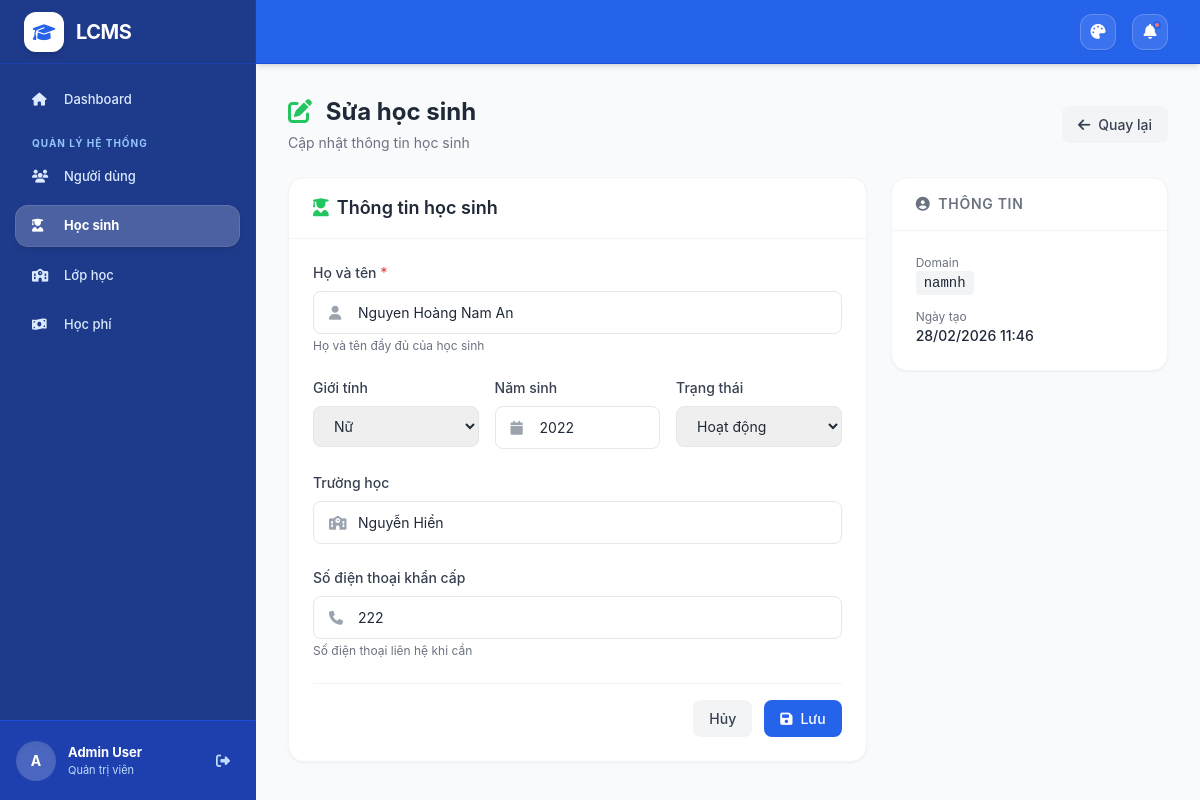
The app's page /students/5/edit/ (signed in) with its own data.
### accounts/models.py (models this page shows, shortened)
class User(AbstractUser):
    ROLE_CHOICES = [
        ("admin", "Quản trị viên"),
        ("teacher", "Giáo viên"),
        ("assistant", "Trợ giảng"),
        ("parent", "Phụ huynh"),
    ]
    GENDER_CHOICES = [
        ("male", "Nam"),
        ("female", "Nữ"),
        ("other", "Khác"),
    ]
    domain = models.CharField(max_length=100, unique=True, blank=True)
    gender = models.CharField(max_length=10, choices=GENDER_CHOICES, blank=True)
    phone = models.CharField(max_length=20, blank=True)
    email = models.EmailField(blank=True)
    role = models.CharField(max_length=20, choices=ROLE_CHOICES, default="teacher")
    class Meta:
        db_table = "users"
        ordering = ["-date_joined"]

### students/models.py (models this page shows, shortened)
class Student(models.Model):
    GENDER_CHOICES = [
        ("male", "Nam"),
        ("female", "Nữ"),
        ("other", "Khác"),
    ]
    STATUS_CHOICES = [
        ("active", "Hoạt động"),
        ("inactive", "Không hoạt động"),
        ("deleted", "Đã xóa"),
    ]
    domain = models.CharField(max_length=100, unique=True, blank=True)
    full_name = models.CharField(max_length=200)
    gender = models.CharField(max_length=10, choices=GENDER_CHOICES, blank=True)
    birth_year = models.PositiveIntegerField(null=True, blank=True, help_text="Năm sinh")
    school = models.CharField(max_length=200, blank=True, help_text="Trường học")
    emergency_call = models.CharField(max_length=20, blank=True)
    status = models.CharField(max_length=20, choices=STATUS_CHOICES, default="active")
    deleted_at = models.DateTimeField(null=True, blank=True)
    restored_at = models.DateTimeField(null=True, blank=True)
    created_at = models.DateTimeField(auto_now_add=True)
    updated_at = models.DateTimeField(auto_now=True)
    class Meta:
        db_table = "students"
        ordering = ["-created_at"]

### students/views.py (the view, shortened to what this page needs)
# urls.py: path('students/<int:student_id>/edit/', views.student_edit, name='edit'),
@login_required
def student_edit(request, student_id):
    if request.user.role != 'admin':
        messages.error(request, 'Bạn không có quyền truy cập trang này.')
        return redirect('dashboard')
    student = get_object_or_404(Student, id=student_id)
    return render(request, 'students/form.html', {'student': student})

### templates/students/form.html (shortened to what this page needs)
{% extends "base.html" %}
{% block content %}
<div class="fade-in">
    <div class="flex flex-col sm:flex-row sm:items-center sm:justify-between gap-4 mb-6">
        <div>
            <h1 class="text-2xl font-bold text-gray-800">
                <i class="fas fa-{% if student %}edit{% else %}plus{% endif %} text-green-500 mr-2"></i>
                {% if student %}Sửa{% else %}Thêm{% endif %} học sinh
            </h1>
            <p class="text-gray-500 mt-1">{% if student %}Cập nhật thông tin học sinh{% else %}Tạo học sinh mới{% endif %}</p>
        </div>
        <a href="{% url 'students:list' %}"
           hx-get="{% url 'students:list' %}"
           hx-target="#main-content" hx-select="#main-content" hx-swap="outerHTML"
           hx-push-url="true"
           class="btn-secondary inline-flex items-center gap-2">
            <i class="fas fa-arrow-left"></i> Quay lại
        </a>
    </div>
    <div class="grid grid-cols-1 lg:grid-cols-3 gap-6">
        <div class="lg:col-span-2">
            <div class="card">
                <div class="px-6 py-4 border-b border-gray-100">
                    <h3 class="text-lg font-semibold text-gray-800">
                        <i class="fas fa-user-graduate text-green-500 mr-2"></i>Thông tin học sinh
                    </h3>
                </div>
                <div class="p-6">
                    <form method="post">
                        <div class="mb-6">
                            <label class="block text-sm font-medium text-gray-700 mb-2">Họ và tên <span class="text-red-500">*</span></label>
                            <div class="relative">
                                <i class="fas fa-user absolute left-4 top-1/2 -translate-y-1/2 text-gray-400"></i>
                                <input type="text" name="full_name" class="input-field !pl-11"
                                       value="{{ student.full_name|default:'' }}" required
                                       placeholder="VD: Nguyễn Văn Nam">
                            </div>
                            <p class="text-xs text-gray-500 mt-1">Họ và tên đầy đủ của học sinh</p>
                        </div>
                        <div class="grid grid-cols-1 md:grid-cols-3 gap-4 mb-6">
                            <div>
                                <label class="block text-sm font-medium text-gray-700 mb-2">Giới tính</label>
                                <select name="gender" class="input-field">
                                    <option value="female" {% if student.gender == 'female' %}selected{% endif %}>Nữ</option>
                                </select>
                            </div>
                            <div>
                                <label class="block text-sm font-medium text-gray-700 mb-2">Năm sinh</label>
                                <div class="relative">
                                    <i class="fas fa-calendar absolute left-4 top-1/2 -translate-y-1/2 text-gray-400"></i>
                                    <input type="number" name="birth_year" class="input-field !pl-11"
                                           value="{{ student.birth_year|default:'' }}"
                                           placeholder="VD: 2010" min="2000" max="2030">
                                </div>
                            </div>
                            <div>
                                <label class="block text-sm font-medium text-gray-700 mb-2">Trạng thái</label>
                                <select name="status" class="input-field">
                                    <option value="active" {% if student.status == 'active' %}selected{% endif %}>Hoạt động</option>
                                </select>
                            </div>
                        </div>
                        <div class="mb-6">
                            <label class="block text-sm font-medium text-gray-700 mb-2">Trường học</label>
                            <div class="relative">
                                <i class="fas fa-school absolute left-4 top-1/2 -translate-y-1/2 text-gray-400"></i>
                                <input type="text" name="school" class="input-field !pl-11"
                                       value="{{ student.school|default:'' }}"
                                       placeholder="VD: THPT Chuyên Nguyễn Tất Thành">
                            </div>
                        </div>
                        <div class="mb-6">
                            <label class="block text-sm font-medium text-gray-700 mb-2">Số điện thoại khẩn cấp</label>
                            <div class="relative">
                                <i class="fas fa-phone absolute left-4 top-1/2 -translate-y-1/2 text-gray-400"></i>
                                <input type="text" name="emergency_call" class="input-field !pl-11"
                                       value="{{ student.emergency_call|default:'' }}"
                                       placeholder="0123456789">
                            </div>
                            <p class="text-xs text-gray-500 mt-1">Số điện thoại liên hệ khi cần</p>
                        </div>
                        <div class="flex justify-end gap-3 pt-4 border-t border-gray-100">
                            <a href="{% url 'students:list' %}"
                               hx-get="{% url 'students:list' %}"
                               hx-target="#main-content" hx-select="#main-content" hx-swap="outerHTML"
                               hx-push-url="true"
                               class="btn-secondary px-6 py-2.5">Hủy</a>
                            <button type="submit" class="btn-primary px-6 py-2.5">
                                <i class="fas fa-save mr-2"></i>Lưu
                            </button>
                        </div>
                    </form>
                </div>
            </div>
        </div>
        <div class="space-y-6">
            {% if student %}
            <div class="card">
                <div class="px-6 py-4 border-b border-gray-100">
                    <h3 class="text-sm font-semibold text-gray-500 uppercase tracking-wider">
                        <i class="fas fa-user-circle mr-2"></i>Thông tin
                    </h3>
                </div>
                <div class="p-6 space-y-4">
                    <div>
                        <p class="text-xs text-gray-500">Domain</p>
                        <code class="px-2 py-1 bg-gray-100 rounded text-sm">{{ student.domain }}</code>
                    </div>
                    <div>
                        <p class="text-xs text-gray-500">Ngày tạo</p>
                        <p class="font-medium">{{ student.created_at|date:"d/m/Y H:i" }}</p>
                    </div>
                </div>
            </div>
            {% endif %}
        </div>
    </div>
</div>
{% endblock %}

### templates/base.html (shortened to what this page needs)
<!DOCTYPE html>
<html lang="vi" class="h-full">
<head>
    <script src="https://cdn.tailwindcss.com"></script>
    <link rel="stylesheet" href="https://cdnjs.cloudflare.com/ajax/libs/font-awesome/6.4.0/css/all.min.css">
</head>
<body class="h-full bg-gray-50 text-gray-800 text-[14px]" x-data="appData()">
    {% if user.is_authenticated %}
    <div class="h-full flex overflow-hidden">
        <aside
            class="fixed inset-y-0 left-0 z-50 w-64 bg-primary-900 border-r border-primary-800 transform transition-transform duration-300 lg:translate-x-0 flex flex-col"
            :class="sidebarOpen ? 'translate-x-0' : '-translate-x-full'"
        >
            <div class="h-16 flex items-center gap-3 px-6 border-b border-primary-800 bg-primary-900">
                <div class="w-10 h-10 bg-white rounded-xl flex items-center justify-center shadow-md">
                    <i class="fas fa-graduation-cap text-primary-600 text-lg"></i>
                </div>
                <span class="text-white text-xl font-bold tracking-tight">LCMS</span>
            </div>
            <nav class="flex-1 overflow-y-auto p-4 custom-scrollbar">
                <div class="sidebar-group">
                    <div class="space-y-2.5">
                        <a href="{% url 'dashboard' %}"
                           class="sidebar-link {% if request.resolver_match.url_name == 'dashboard' %}active{% endif %}"
                           hx-get="{% url 'dashboard' %}"
                           hx-target="#main-content" hx-select="#main-content" hx-swap="outerHTML"
                           hx-push-url="true">
                            <i class="fas fa-home w-5"></i>
                            <span>Dashboard</span>
                        </a>
                    </div>
                </div>
                {% if user.role == 'admin' %}
                <div class="sidebar-group">
                    <div class="sidebar-group-title">Quản lý hệ thống</div>
                    <div class="space-y-2.5">
                        <a href="{% url 'users:list' %}"
                           class="sidebar-link {% if 'users' in request.path %}active{% endif %}"
                           hx-get="{% url 'users:list' %}"
                           hx-target="#main-content" hx-select="#main-content" hx-swap="outerHTML"
                           hx-push-url="true">
                            <i class="fas fa-users w-5"></i>
                            <span>Người dùng</span>
                        </a>
                        <a href="{% url 'students:list' %}"
                           class="sidebar-link {% if 'students' in request.path and 'my-children' not in request.path %}active{% endif %}"
                           hx-get="{% url 'students:list' %}"
                           hx-target="#main-content" hx-select="#main-content" hx-swap="outerHTML"
                           hx-push-url="true">
                            <i class="fas fa-user-graduate w-5"></i>
                            <span>Học sinh</span>
                        </a>
                        <a href="{% url 'classes:list' %}"
                           class="sidebar-link {% if request.path == '/classes/' %}active{% endif %}"
                           hx-get="{% url 'classes:list' %}"
                           hx-target="#main-content" hx-select="#main-content" hx-swap="outerHTML"
                           hx-push-url="true">
                            <i class="fas fa-school w-5"></i>
                            <span>Lớp học</span>
                        </a>
                        <a href="{% url 'payments:tuition_list' %}"
                           class="sidebar-link {% if 'tuitions' in request.path %}active{% endif %}"
                           hx-get="{% url 'payments:tuition_list' %}"
                           hx-target="#main-content" hx-select="#main-content" hx-swap="outerHTML"
                           hx-push-url="true">
                            <i class="fas fa-money-bill-wave w-5"></i>
                            <span>Học phí</span>
                        </a>
                    </div>
                </div>
                {% endif %}
            </nav>
            <div class="h-20 bg-primary-800 border-t border-primary-700 px-4 flex items-center gap-3">
                <div class="w-10 h-10 bg-white/20 text-white rounded-full flex items-center justify-center font-bold shadow-inner">
                    {{ user.first_name|default:user.username|make_list|first|upper }}
                </div>
                <div class="flex-1 min-w-0">
                    <p class="text-[13px] font-bold text-white truncate">{{ user.get_full_name|default:user.username }}</p>
                    <p class="text-[11px] text-primary-200 truncate">
                        {% if user.role == 'admin' %}Quản trị viên
                        {% elif user.role == 'teacher' %}Giáo viên
                        {% elif user.role == 'assistant' %}Trợ giảng
                        {% else %}Phụ huynh{% endif %}
                    </p>
                </div>
                <a href="{% url 'logout' %}" class="w-8 h-8 flex items-center justify-center rounded-lg text-primary-200 hover:text-white hover:bg-white/10 transition-colors" title="Đăng xuất">
                    <i class="fas fa-sign-out-alt"></i>
                </a>
            </div>
        </aside>
        <div class="flex-1 lg:ml-64 flex flex-col h-screen overflow-hidden">
            <header class="h-16 bg-primary-600 border-b border-primary-700 flex items-center justify-between px-4 lg:px-8 shrink-0 z-30 shadow-md">
                <div class="flex items-center gap-4">
                    <div class="relative" x-data="{ open: false }">
                        <button
                            @click="open = !open"
                            class="w-9 h-9 rounded-xl bg-white/10 border border-white/20 flex items-center justify-center text-white hover:bg-white/20 transition-colors shadow-sm"
                            title="Màu giao diện"
                        >
                            <i class="fas fa-palette text-[15px]"></i>
                        </button>
                    </div>
                    <button class="relative w-9 h-9 rounded-xl bg-white/10 border border-white/20 flex items-center justify-center text-white hover:bg-white/20 transition-colors shadow-sm">
                        <i class="fas fa-bell text-[15px]"></i>
                        <span class="absolute top-[6px] right-[6px] w-[8px] h-[8px] bg-red-400 border-2 border-primary-600 rounded-full"></span>
                    </button>
                </div>
            </header>
            <main id="main-content" class="flex-1 overflow-y-auto bg-gray-50 p-4 lg:p-8 custom-scrollbar">
                {% block content %}{% endblock %}
            </main>
        </div>
    </div>
    {% else %}
    {% block login_content %}{% endblock %}
    {% endif %}
</body>
</html>

### records on screen
User: first_name|make_list "A", get_full_name "Admin User"
Student: full_name "Nguyen Hoàng Nam An", gender "Nữ", birth_year "2022", status "Hoạt động", school "Nguyễn Hiền", emergency_call "222", domain "namnh", created_at "28/02/2026 11:46"
